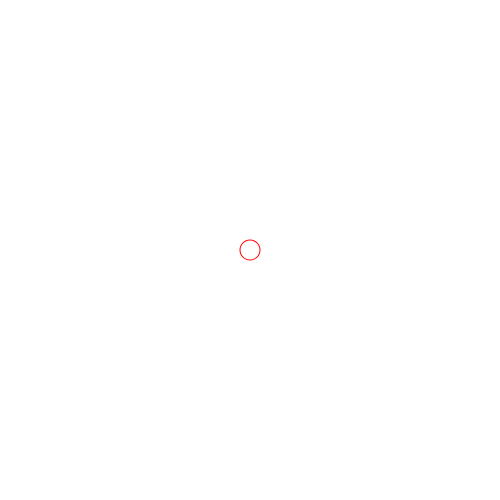
Frame 1 (no input)
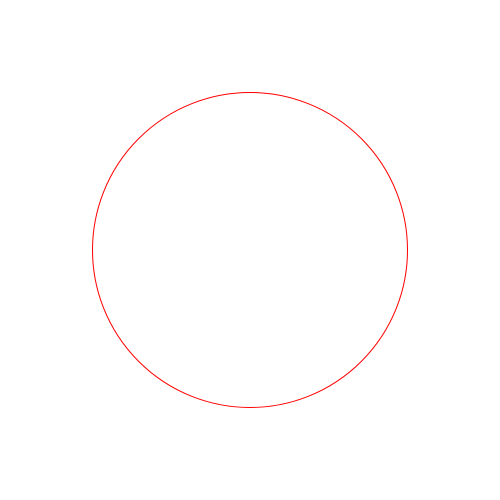
Frame 60 (no input)
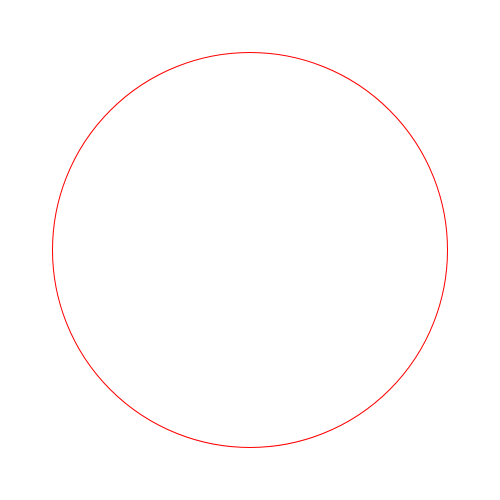
Frame 120 (the mouse pressed at the canvas centre since frame 60)

The p5.js sketch that drew these frames (run headless with seeded random() and noise() and a simulated clock; from frame 60 on, the mouse is pressed at the canvas centre):

// p5.js sketch
// ── sketch.js
// Variable declarations
let ellipseWidth = 20;
let diff = 5;
let mycolor;

function setup() {
  createCanvas(500, 500);
  pixelDensity(2);
  noFill();
  mycolor = color(255, 0, 0);
  stroke(mycolor);
}

function draw() {
  // Clear the background on each frame
  background(255);

  stroke(mycolor);
  ellipse(width / 2, height / 2, ellipseWidth, ellipseWidth);

  ellipseWidth += diff;

  if (ellipseWidth > width) {
    diff *= -1;
  }

  if (ellipseWidth <= 20) {
    diff *= -1;
    mycolor = color(random(255), random(255), random(255));
  }
}
